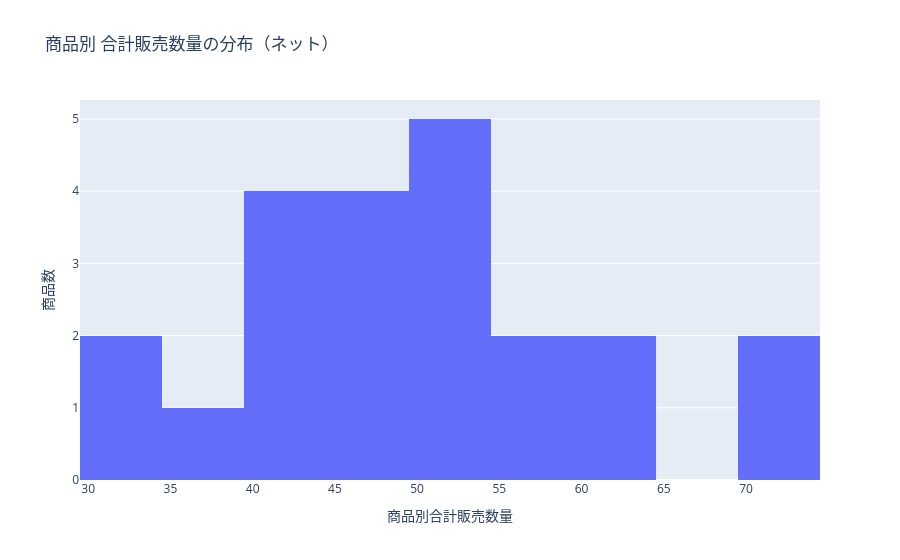

Notebook code cell kept with this figure:
### Markdown cell above
このセルの目的: 商品別の合計販売数量の分布をヒストグラムで確認し、少数の商品に販売数量が偏っているか（ロングテールになっているか）を見る。

### Code cell
fig_qty_hist = px.histogram(
    product_summary, x="total_quantity", nbins=20, title="商品別 合計販売数量の分布（ネット）"
)
fig_qty_hist.update_layout(xaxis_title="商品別合計販売数量", yaxis_title="商品数")
fig_qty_hist.show()

### Figure 1 — Plotly figure (JSON) as saved in the notebook; plotly's stock layout.template omitted (floating-point values rounded to 4 significant figures)
{"data": [{"bingroup": "x", "hovertemplate": "total_quantity=%{x}<br>count=%{y}<extra></extra>", "legendgroup": "", "marker": {"color": "#636efa", "pattern": {"shape": ""}}, "name": "", "nbinsx": 20, "orientation": "v", "showlegend": false, "type": "histogram", "x": [40, 51, 60, 47, 45, 41, 43, 56, 51, 39, 50, 52, 46, 54, 30, 63, 42, 56, 33, 46, 72, 70], "xaxis": "x", "yaxis": "y"}], "layout": {"barmode": "relative", "legend": {"tracegroupgap": 0}, "title": {"text": "商品別 合計販売数量の分布（ネット）"}, "xaxis": {"anchor": "y", "domain": [0.0, 1.0], "title": {"text": "商品別合計販売数量"}}, "yaxis": {"anchor": "x", "domain": [0.0, 1.0], "title": {"text": "商品数"}}}}
